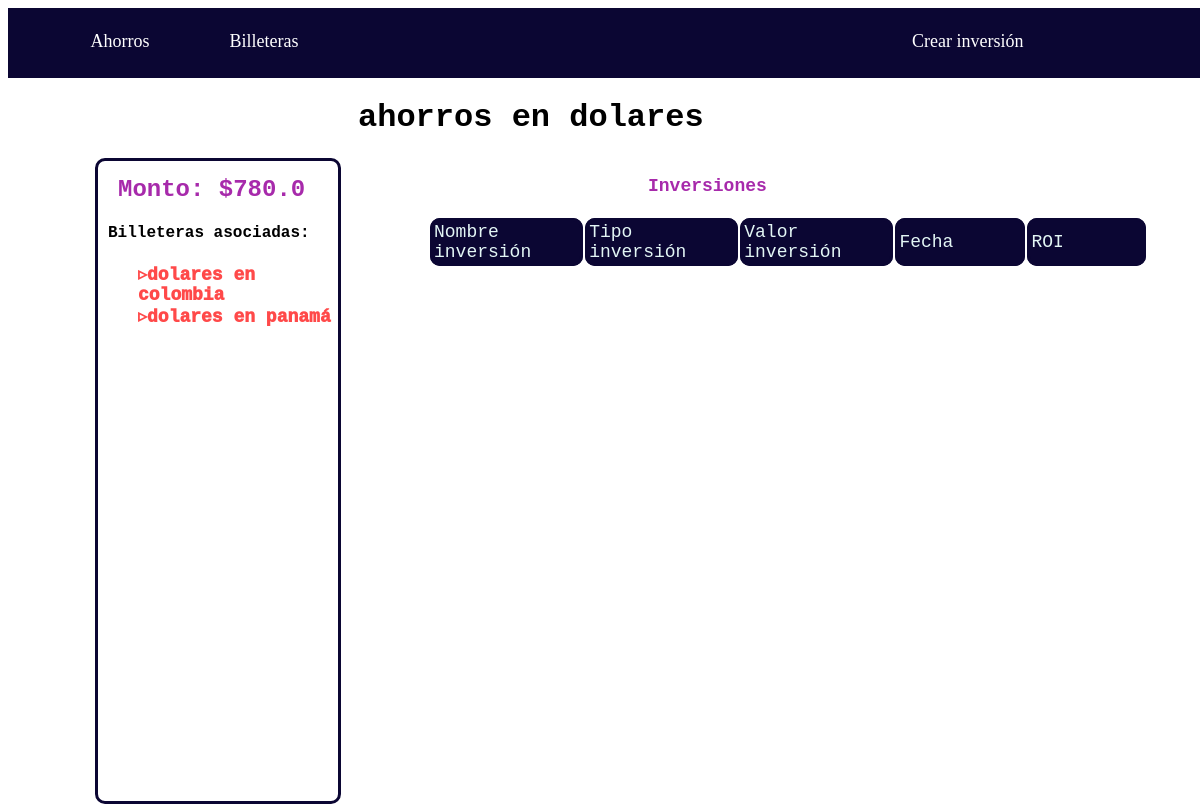
/ahorros/8 (signed in), run on the app's committed database.
### ahorros/models.py (models this page shows, shortened)
class Ahorro(models.Model):
    nombre_ahorro = models.CharField(max_length = 40)
    fecha_creacion = models.DateTimeField("date published")
    cantidad_dinero = models.FloatField(default = 0)
    usuario_id = models.ForeignKey(User,on_delete=models.CASCADE,default=usuario.pk)

### billetera/models.py (models this page shows, shortened)
class Billetera(models.Model):
    nombre_billetera = models.CharField(max_length = 40)
    fecha_creacion = models.DateTimeField("date published")
    total_dinero = models.FloatField(default = 0)
    ahorro_id = models.ForeignKey(Ahorro, on_delete=models.CASCADE)
    usuario_id = models.ForeignKey(User, on_delete=models.CASCADE,default=usuario.pk)

### ahorros/views.py (the view)
# urls.py: path("<int:id_ahorro>",views.ahorro_actual, name="ahorro_actual"),
@login_required(login_url='/home/login')
def ahorro_actual(request,id_ahorro):
    ahorro = Ahorro.objects.get(pk=id_ahorro)
    billeteras_ahorro = Billetera.objects.filter(ahorro_id=id_ahorro)
    inversiones_ahorro = Inversion.objects.filter(ahorro_id=id_ahorro)
    return render(request,'ahorro_actual.html',{'ahorro':ahorro,'billeteras_ahorro':billeteras_ahorro,'inversiones_ahorro':inversiones_ahorro})

### ahorros/templates/ahorro_actual.html (shortened to what this page needs)
{% load static %}
<!DOCTYPE html>
<html lang="en">
<head>
    <link rel="stylesheet" href= "{% static '/styles/estilos_ahorros.css' %}">
</head>
<body>
    <nav class="navbar">
        <ul class="nav_container">
            <li class="li1"><a href="/ahorros">Ahorros</a></li>
            <li class="li2"><a href="/billetera">Billeteras</a></li>
            <li class="crear"><a href="/ahorros/{{ahorro.pk}}/crear_inversion">Crear inversión</a></li>
        </ul>
    </nav>
    <h1 id="titulo_ahorro_actual">{{ahorro.nombre_ahorro}}</h1>
    <div id="contenido_ahorro_actual">
        <div id="contenedor_info_ahorro">
            <h2 id="monto">Monto: ${{ahorro.cantidad_dinero}}</h2>
            <h4 id="asociadas_subtitulo">Billeteras asociadas:</h4>
            {% if billeteras_ahorro %}
                <ul>
                    {% for billetera in billeteras_ahorro %}
                         <li id="contenedor_billetera_asociada"><a id="link_billetera_asociada" href="/billetera/{{billetera.pk}}">▹{{billetera.nombre_billetera}}</a></li>
                    {% endfor %}
                </ul>
            {% else %}
                <div id="contenedor_sin_billeteras">
                    <a href="/billetera/crear_billetera" id="sin_billeteras2">Sin billeteras. Créalas aquí...</a>
                </div>
            {% endif %}
        </div>
        <div id="contenedor_tabla_inversiones">
            <table>
                <tr id="contenedor_titulo_inversiones">
                    <p id="titulo_inversiones">Inversiones</p>
                </tr>
                <tr class="titulos_campos">
                    <td>Nombre inversión</td>
                    <td>Tipo inversión</td>
                    <td>Valor inversión</td>
                    <td>Fecha</td>
                    <td>ROI</td>
                </tr>
            </table>
        </div>
    </div>
</body>
</html>

### ahorros/static/styles/estilos_ahorros.css (style rules this page uses)
:root { --color1:#0b0633; --color2: #e3f6f5; --color3: #ff4949; --color4:#ffffff; --color5:black; --color6: white; --color7: #A72AAB; }
body { background-color:var(--color4); width:95vw; padding:0; }
.nav_container { background-color:var(--color1); color:var(--color5); display: grid; width:96vw; height:70px; grid-template-columns: 1fr 1fr 1fr 1fr 1fr 1fr 1fr 1fr; grid-template-rows: 1fr 1fr 1fr; margin:0; }
.navbar li { list-style: none; }
.navbar a { text-decoration:none; color:var(--color6); font-size:large; }
.li1 { grid-column:1/2; grid-row: 2/3; justify-self: center; }
.li2 { grid-column:2/3; grid-row: 2/3; justify-self: center; }
td { width:200px; height:30px; border-color: var(--color1); border-radius: 10px; border-style: solid; }
table { font-size: large; }
.titulos_campos { color:var(--color2); background-color: var(--color1); }
.crear { grid-column:7/8; grid-row: 2/3; font-family:cursive; font-size:x-small; }
p { font-size: large; font-weight: 800; }
#titulo_ahorro_actual { padding-left:350px; font-family:'Courier New', Courier, monospace; color:var(--color5); }
#contenido_ahorro_actual { font-family:'Courier New', Courier, monospace; display:grid; grid-template-columns:1fr 1fr; }
#contenedor_info_ahorro { width: 20vw; height: 80vh; border-style:solid; border-color:var(--color1); border-radius:10px; display:inline-block; justify-self:center; }
#contenedor_tabla_inversiones { width: 60vw; padding:0px; border:0px; display: block; color:var(--color5); }
#monto { margin-top: 15px; color:var(--color7); margin-left:20px; }
#asociadas_subtitulo { margin-left:10px; }
#contenedor_billetera_asociada { margin:0px; padding:0px; list-style:none; font-size:small; }
#link_billetera_asociada { text-decoration:none; color:var(--color3); font-weight: 1000; font-size:large; padding:0px; margin:0px; }
#titulo_inversiones { border-color: var(--color3); border-radius: 10px; grid-column:2/3; margin-left:220px; color:var(--color7); }

### data on the page
Ahorro: nombre_ahorro "ahorros en dolares", cantidad_dinero "780.0"
Billetera: nombre_billetera "dolares en colombia"
Billetera: nombre_billetera "dolares en panamá"
